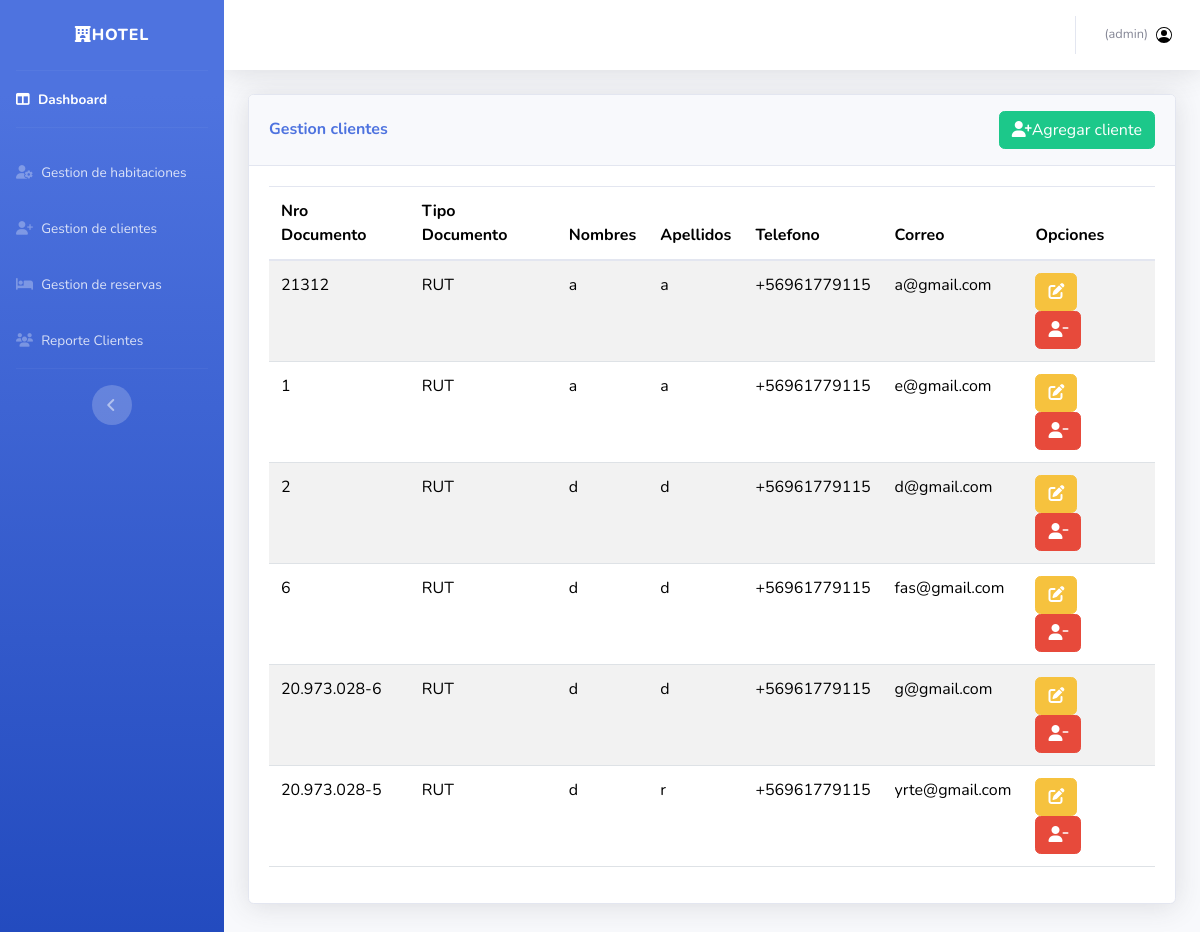
Before: /Hotel/gestion_cli/ (signed in) with the older database file.
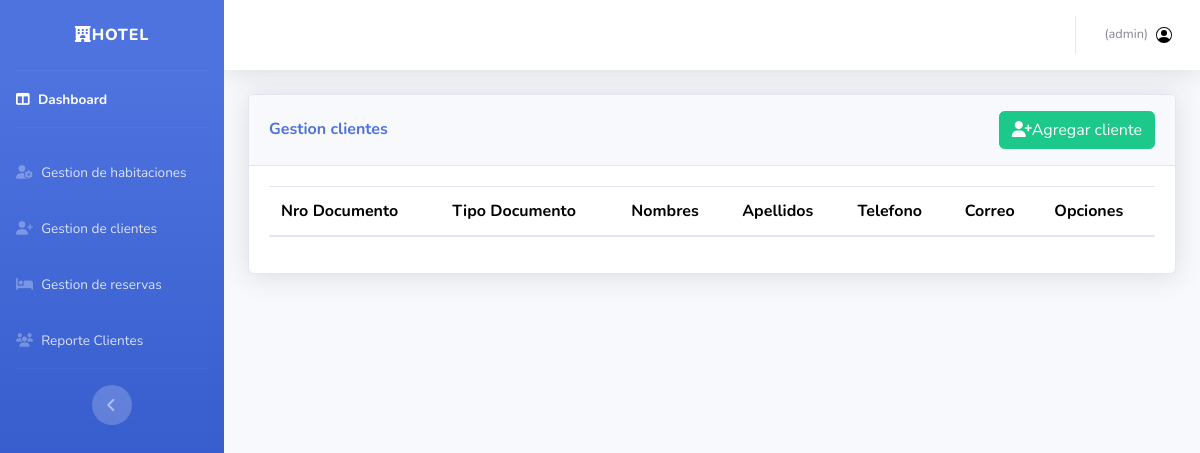
After: the same page with the newer database file.
### Hotel/models.py (models this page shows, shortened)
class Client(models.Model):
    TIPO_DOCUMENTO = [
        ('DNI', 'DNI'),
        ('PASAPORTE', 'Pasaporte'),
        ('RUT', 'RUT'),
    ]
    numero_documento = models.CharField(max_length=20, unique=True, primary_key=True, verbose_name="Número de Documento")
    tipo_documento = models.CharField(max_length=20, choices=TIPO_DOCUMENTO, verbose_name="Tipo de Documento")
    nombre = models.CharField(max_length=50, verbose_name="Nombre")
    apellido = models.CharField(max_length=50, verbose_name="Apellido")
    telefono = models.CharField(max_length=9,blank=True, null=True, verbose_name="Teléfono")
    correo = models.EmailField(unique=True, verbose_name="Correo Electrónico")
    created_at = models.DateTimeField(auto_now_add=True, verbose_name="Fecha de Creación")
    updated_at = models.DateTimeField(auto_now=True, verbose_name="Fecha de Última Actualización")
    encargado = models.ForeignKey(TipoUsuario,null=True,blank=True,on_delete=models.RESTRICT)

### Hotel/views.py (the view)
# urls.py: path('gestion_cli/',ManageClientsView.as_view(),name='gestion_cli'),
class ManageClientsView(LoginRequiredMixin,ListView):
    model = Client
    template_name = 'Hotel/gestion_clientes.html'
    context_object_name = 'clients'
    def get_context_data(self, **kwargs):
        context = super().get_context_data(**kwargs)
        for client in context['clients']:
            rut = ''.join([c for c in client.numero_documento if c.isdigit()])
            if len(rut) == 9:
                client.formatted_numero_documento = f'{rut[:2]}.{rut[2:5]}.{rut[5:8]}-{rut[8]}'
            else:
                client.formatted_numero_documento = client.numero_documento
        return context

### Hotel/context_processors.py (called while the page is built)
def user_info(request):
    if request.user.is_authenticated:
        user_profile = TipoUsuario.objects.filter(username=request.user.username).first()
        return {
            'user_name': request.user.username,
            'user': user_profile
        }
    return {}

### Hotel/templates/Hotel/gestion_clientes.html (shortened to what this page needs)
{% extends 'Hotel/base.html' %}
{% load static %}
{% block extra_styles %}
<link href="{%static 'css/adicional.css'%}" rel="stylesheet" type="text/css">
{% endblock %}
{% block content %}
<div class="container-fluid">
    <div class="card shadow mb-4">
        <div class="card-header py-3 d-flex justify-content-between align-items-center">
            <h6 class="m-0 font-weight-bold text-primary">Gestion clientes</h6>
            <a class="btn btn-success" href="{% url 'client_create' %}"><i class="fa-solid fa-user-plus"></i>Agregar cliente</a>
        </div>
        <div class="card-body">
            <div class="table-responsive">
                <table id="ticket-table" class="table table-striped">
                    <thead>
                        <tr>
                            <th>Nro Documento</th>
                            <th>Tipo Documento</th>
                            <th>Nombres</th>
                            <th>Apellidos</th>
                            <th>Telefono</th>
                            <th>Correo</th>
                            <th>Opciones</th>
                        </tr>
                    </thead>
                    <tbody>
                        {% for c in clients %}
                        <tr>
                            <td>
                                {{c.formatted_numero_documento }}
                            </td>
                            <td>
                                {{c.tipo_documento}}
                            </td>
                            <td>
                                {{c.nombre}}
                            </td>
                            <td>
                                {{c.apellido}}
                            </td>
                            <td>
                                +56{{c.telefono}}
                            </td>
                            <td>
                                {{c.correo}}
                            </td>
                            <td>
                                <a class="btn btn-warning me-2" href="{% url 'client_update' c.numero_documento %}">
                                    <i class="fa-solid fa-pen-to-square sm"></i>
                                </a>
                                <form method="post" action="{% url 'client_delete' c.numero_documento %}" id="delete-form-{{ c.numero_documento }}" style="display: inline;">
                                    <button type="submit" class="btn btn-danger me-2 sm delete-btn" data-numero="{{ c.numero_documento }}">
                                        <i class="fa-solid fa-user-minus"></i>
                                    </button>
                                </form>
                            </td>
                        </tr>
                        {% endfor %}
                    </tbody>
                </table>
            </div>
        </div>
    </div>
</div>
{% endblock %}

Changed rows visible on the page:
removed Client: formatted_numero_documento "21312", tipo_documento "RUT", nombre "a", apellido "a", telefono "961779115", correo "a@gmail.com"
removed Client: formatted_numero_documento "1", tipo_documento "RUT", nombre "a", apellido "a", telefono "961779115", correo "e@gmail.com"
removed Client: formatted_numero_documento "2", tipo_documento "RUT", nombre "d", apellido "d", telefono "961779115", correo "d@gmail.com"
removed Client: formatted_numero_documento "6", tipo_documento "RUT", nombre "d", apellido "d", telefono "961779115", correo "fas@gmail.com"
removed Client: formatted_numero_documento "20.973.028-6", tipo_documento "RUT", nombre "d", apellido "d", telefono "961779115", correo "g@gmail.com"
removed Client: formatted_numero_documento "20.973.028-5", tipo_documento "RUT", nombre "d", apellido "r", telefono "961779115", correo "yrte@gmail.com"
